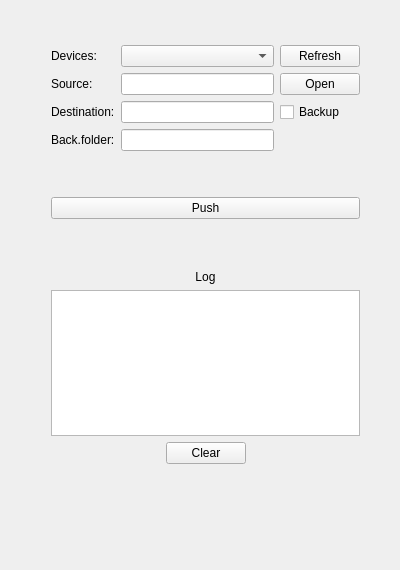
<?xml version="1.0" encoding="UTF-8"?>
<ui version="4.0">
 <class>MainWindow</class>
 <widget class="QMainWindow" name="MainWindow">
  <property name="geometry">
   <rect>
    <x>0</x>
    <y>0</y>
    <width>400</width>
    <height>570</height>
   </rect>
  </property>
  <property name="windowTitle">
   <string>Pudir</string>
  </property>
  <widget class="QWidget" name="centralWidget">
   <widget class="QWidget" name="verticalLayoutWidget">
    <property name="geometry">
     <rect>
      <x>40</x>
      <y>34</y>
      <width>331</width>
      <height>441</height>
     </rect>
    </property>
    <layout class="QVBoxLayout" name="verticalLayout">
     <item>
      <layout class="QGridLayout" name="gridLayout" columnminimumwidth="0,0,0">
       <item row="1" column="0">
        <widget class="QLabel" name="label_2">
         <property name="text">
          <string>Source:</string>
         </property>
        </widget>
       </item>
       <item row="0" column="1">
        <widget class="QComboBox" name="comboBox"/>
       </item>
       <item row="2" column="0">
        <widget class="QLabel" name="label_3">
         <property name="text">
          <string>Destination:</string>
         </property>
        </widget>
       </item>
       <item row="1" column="2">
        <widget class="QPushButton" name="btn_setsrcdir">
         <property name="text">
          <string>Open</string>
         </property>
        </widget>
       </item>
       <item row="0" column="0">
        <widget class="QLabel" name="label">
         <property name="text">
          <string>Devices:</string>
         </property>
        </widget>
       </item>
       <item row="2" column="1">
        <widget class="QLineEdit" name="lineEdit_dest_dir"/>
       </item>
       <item row="0" column="2">
        <widget class="QPushButton" name="btn_refresh">
         <property name="text">
          <string>Refresh</string>
         </property>
        </widget>
       </item>
       <item row="1" column="1">
        <widget class="QLineEdit" name="lineEdit_src_dir"/>
       </item>
       <item row="3" column="1">
        <widget class="QLineEdit" name="lineEdit_backup_dir"/>
       </item>
       <item row="2" column="2">
        <widget class="QCheckBox" name="checkBox_backup">
         <property name="mouseTracking">
          <bool>false</bool>
         </property>
         <property name="toolTip">
          <string/>
         </property>
         <property name="layoutDirection">
          <enum>Qt::LeftToRight</enum>
         </property>
         <property name="autoFillBackground">
          <bool>false</bool>
         </property>
         <property name="text">
          <string notr="true">Backup </string>
         </property>
        </widget>
       </item>
       <item row="3" column="0">
        <widget class="QLabel" name="label_4">
         <property name="text">
          <string>Back.folder:</string>
         </property>
        </widget>
       </item>
      </layout>
     </item>
     <item>
      <spacer name="verticalSpacer">
       <property name="orientation">
        <enum>Qt::Vertical</enum>
       </property>
       <property name="sizeType">
        <enum>QSizePolicy::Minimum</enum>
       </property>
       <property name="sizeHint" stdset="0">
        <size>
         <width>20</width>
         <height>40</height>
        </size>
       </property>
      </spacer>
     </item>
     <item>
      <widget class="QPushButton" name="btn_push">
       <property name="text">
        <string>Push</string>
       </property>
      </widget>
     </item>
     <item>
      <spacer name="verticalSpacer_2">
       <property name="orientation">
        <enum>Qt::Vertical</enum>
       </property>
       <property name="sizeType">
        <enum>QSizePolicy::Minimum</enum>
       </property>
       <property name="sizeHint" stdset="0">
        <size>
         <width>20</width>
         <height>45</height>
        </size>
       </property>
      </spacer>
     </item>
     <item>
      <widget class="QLabel" name="label_5">
       <property name="text">
        <string>Log</string>
       </property>
       <property name="alignment">
        <set>Qt::AlignCenter</set>
       </property>
      </widget>
     </item>
     <item>
      <widget class="QPlainTextEdit" name="plainTextEdit">
       <property name="font">
        <font>
         <pointsize>10</pointsize>
         <weight>75</weight>
         <bold>true</bold>
        </font>
       </property>
       <property name="readOnly">
        <bool>true</bool>
       </property>
       <property name="plainText">
        <string/>
       </property>
       <property name="backgroundVisible">
        <bool>false</bool>
       </property>
       <property name="placeholderText">
        <string/>
       </property>
      </widget>
     </item>
     <item>
      <layout class="QGridLayout" name="gridLayout_2">
       <item row="0" column="0">
        <spacer name="horizontalSpacer">
         <property name="orientation">
          <enum>Qt::Horizontal</enum>
         </property>
         <property name="sizeHint" stdset="0">
          <size>
           <width>40</width>
           <height>20</height>
          </size>
         </property>
        </spacer>
       </item>
       <item row="0" column="1">
        <widget class="QPushButton" name="pushButton">
         <property name="text">
          <string>Clear</string>
         </property>
        </widget>
       </item>
       <item row="0" column="2">
        <spacer name="horizontalSpacer_2">
         <property name="orientation">
          <enum>Qt::Horizontal</enum>
         </property>
         <property name="sizeHint" stdset="0">
          <size>
           <width>40</width>
           <height>20</height>
          </size>
         </property>
        </spacer>
       </item>
      </layout>
     </item>
    </layout>
   </widget>
  </widget>
 </widget>
 <layoutdefault spacing="6" margin="11"/>
 <resources/>
 <connections/>
</ui>
